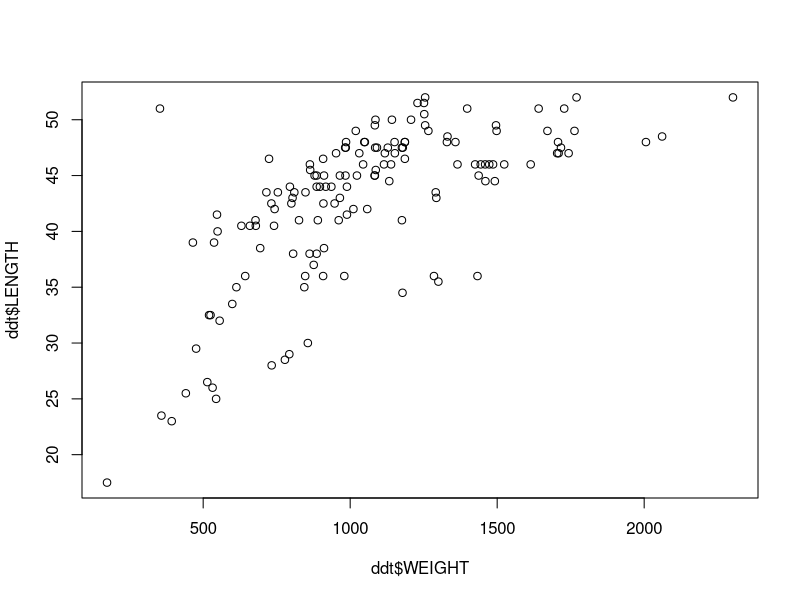
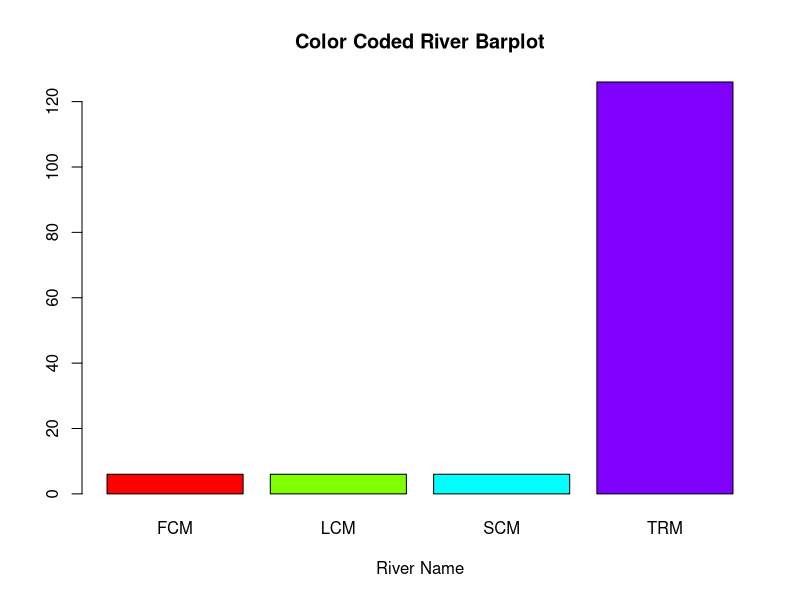
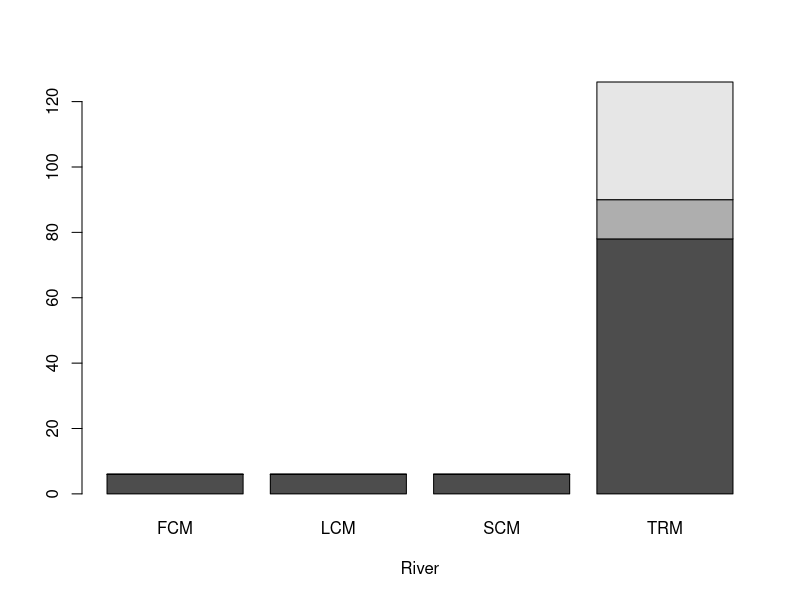
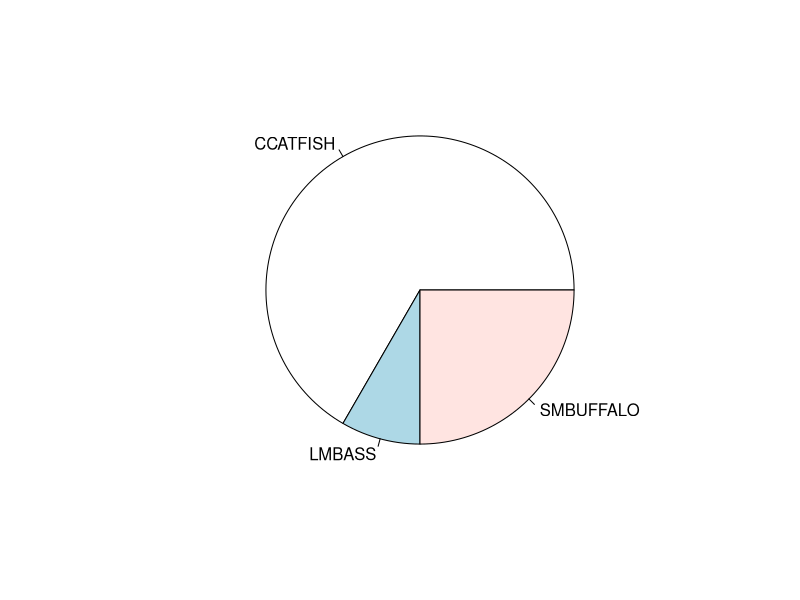
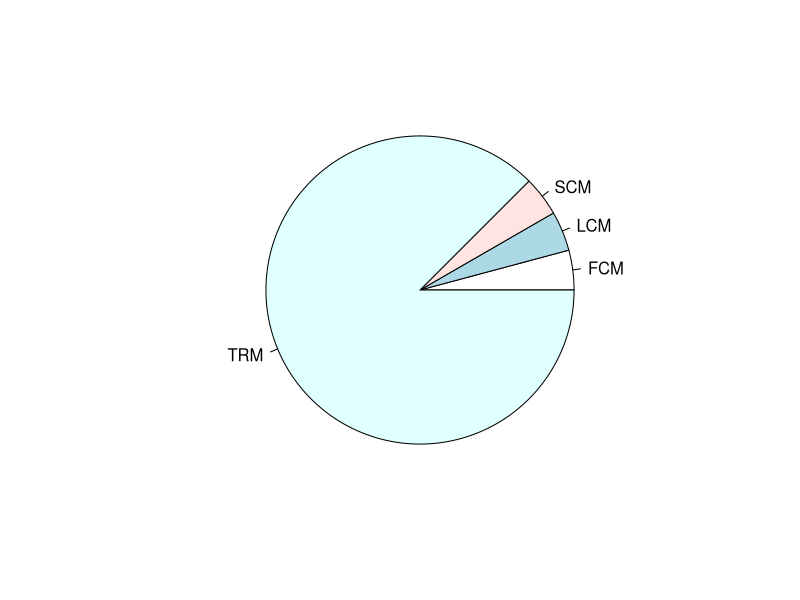
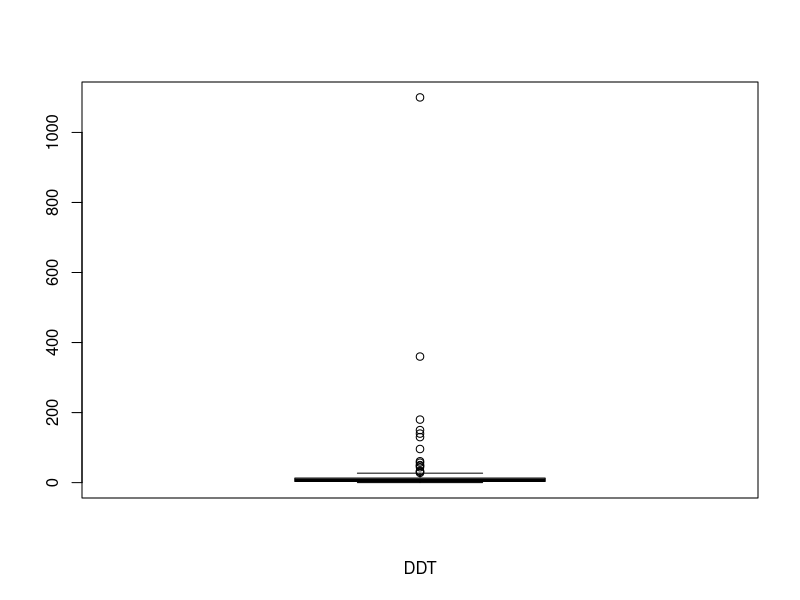
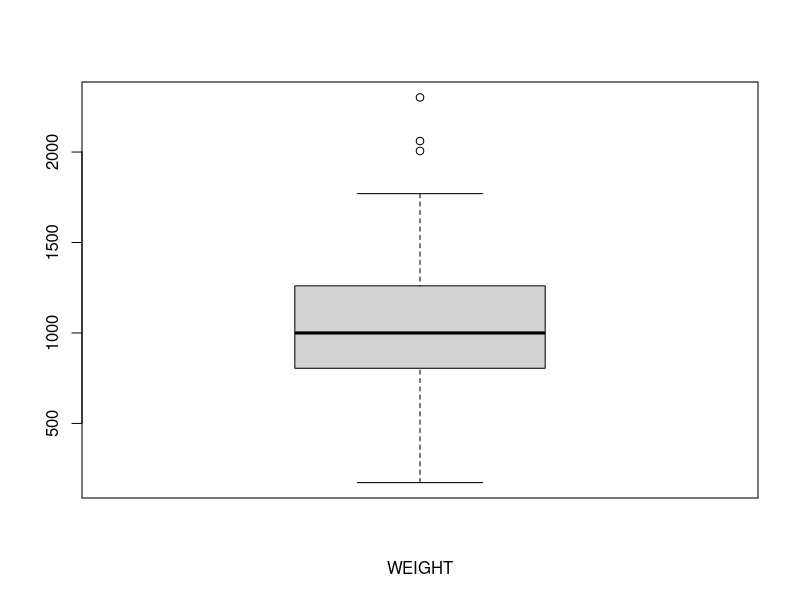
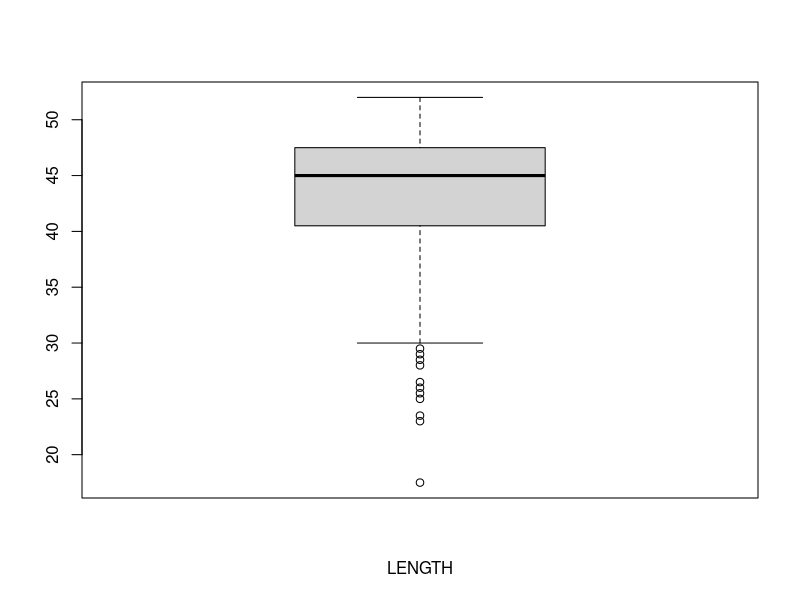

Here is the R script that generated these plots, in order:
## ---- chunk 1
knitr::opts_chunk$set(echo = TRUE)
## ---- chunk 2
getwd()
## ---- chunk 3
ddt <- read.csv("DDT.csv")
head(ddt)
## ---- chunk 4
unique(ddt[3])
## ---- chunk 5
with(ddt, ddt[WEIGHT>800 & SPECIES=="LMBASS",])
## ---- chunk 6
with(ddt, ddt[RIVER=="SCM" & DDT>4,])
## ---- chunk 7
summary(ddt)
## ---- chunk 8
sapply(ddt[5], sd)
## ---- chunk 9
plot(ddt$WEIGHT,ddt$LENGTH)
## ---- chunk 10
v=1:20
a=v/20
tail(a)
## ---- chunk 11
rivertable <-table(ddt$RIVER)
rivertable
## ---- chunk 12
rivertable <-table(ddt$RIVER)
barplot(rivertable, col=rainbow(4), xlab = "River Name", main = "Color Coded River Barplot")
## ---- chunk 13
spriv=with(ddt,table(SPECIES,RIVER))
spriv
## ---- chunk 14
spriv=with(ddt,table(SPECIES,RIVER))
barplot(spriv, xlab = "River")
## ---- chunk 15
spec = table(ddt$SPECIES)
pie(spec, labels = names(spec))
## ---- chunk 16
rivertable <-table(ddt$RIVER)
pie(rivertable, names(rivertable))
## ---- chunk 17
boxplot(ddt$DDT, xlab = "DDT")
## ---- chunk 18
boxplot(ddt$WEIGHT, xlab = "WEIGHT")
## ---- chunk 19
boxplot(ddt$LENGTH, xlab = "LENGTH")
## ---- chunk 20
coplot(LENGTH~WEIGHT|RIVER,data=ddt)
## ---- chunk 21
coplot(DDT~WEIGHT|SPECIES,data=ddt)
## ---- chunk 22
library(ggplot2)

# Number 1
x<-ggplot(ddt, aes(x=SPECIES, y=WEIGHT, fill =RIVER)) + geom_boxplot(outlier.colour = "black") + ggtitle("Nathan Preuss")
x
## ---- chunk 23
# Number 2
library(ggplot2)
y<-ggplot(ddt, aes(x=RIVER, y=LENGTH, fill =SPECIES)) + geom_violin() + ggtitle("Nathan Preuss")
y
## ---- chunk 24
# Number 3
ddt <- read.csv("DDT.csv")
library(ggplot2)
z<-ggplot(ddt, aes(x=WEIGHT, y=LENGTH, color =SPECIES)) + geom_point() + ggtitle("Nathan Preuss")
z
